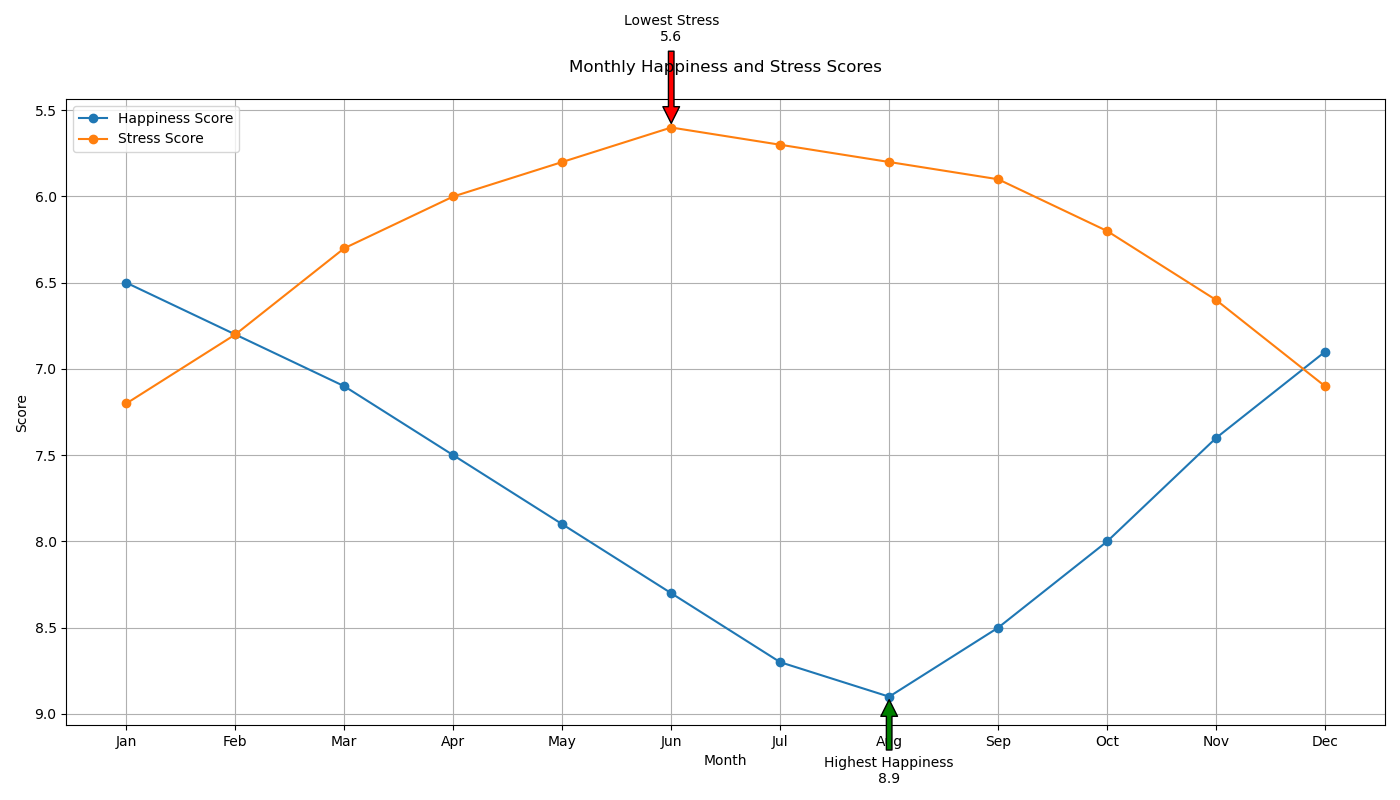

Write Python code to recreate this figure.

import matplotlib.pyplot as plt

# Data
months = [
    'Jan', 'Feb', 'Mar', 'Apr', 'May', 'Jun',
    'Jul', 'Aug', 'Sep', 'Oct', 'Nov', 'Dec'
]
happiness_score = [6.5, 6.8, 7.1, 7.5, 7.9, 8.3, 8.7, 8.9, 8.5, 8.0, 7.4, 6.9]
stress_score = [7.2, 6.8, 6.3, 6.0, 5.8, 5.6, 5.7, 5.8, 5.9, 6.2, 6.6, 7.1]

# Create the plot
plt.figure(figsize=(14, 8))
plt.plot(months, happiness_score, color='#1f77b4', marker='o', label="Happiness Score")
plt.plot(months, stress_score, color='#ff7f0e', marker='o', label="Stress Score")

# Highlight Highest and Lowest Scores
highest_happiness = max(happiness_score)
lowest_stress = min(stress_score)
highest_month_happiness = months[happiness_score.index(highest_happiness)]
lowest_month_stress = months[stress_score.index(lowest_stress)]

plt.annotate(f'Highest Happiness\n{highest_happiness}', xy=(highest_month_happiness, highest_happiness), xytext=(highest_month_happiness, highest_happiness+0.5),
             arrowprops=dict(facecolor='green', shrink=0.05), ha='center')
plt.annotate(f'Lowest Stress\n{lowest_stress}', xy=(lowest_month_stress, lowest_stress), xytext=(lowest_month_stress, lowest_stress-0.5),
             arrowprops=dict(facecolor='red', shrink=0.05), ha='center')

# Customize rest of the chart
plt.title("Monthly Happiness and Stress Scores", y=1.03)
plt.xlabel("Month")
plt.ylabel("Score")
plt.legend(loc='upper left')
plt.grid(True)
plt.gca().invert_yaxis()
plt.tight_layout()

# Show the plot
plt.show()
